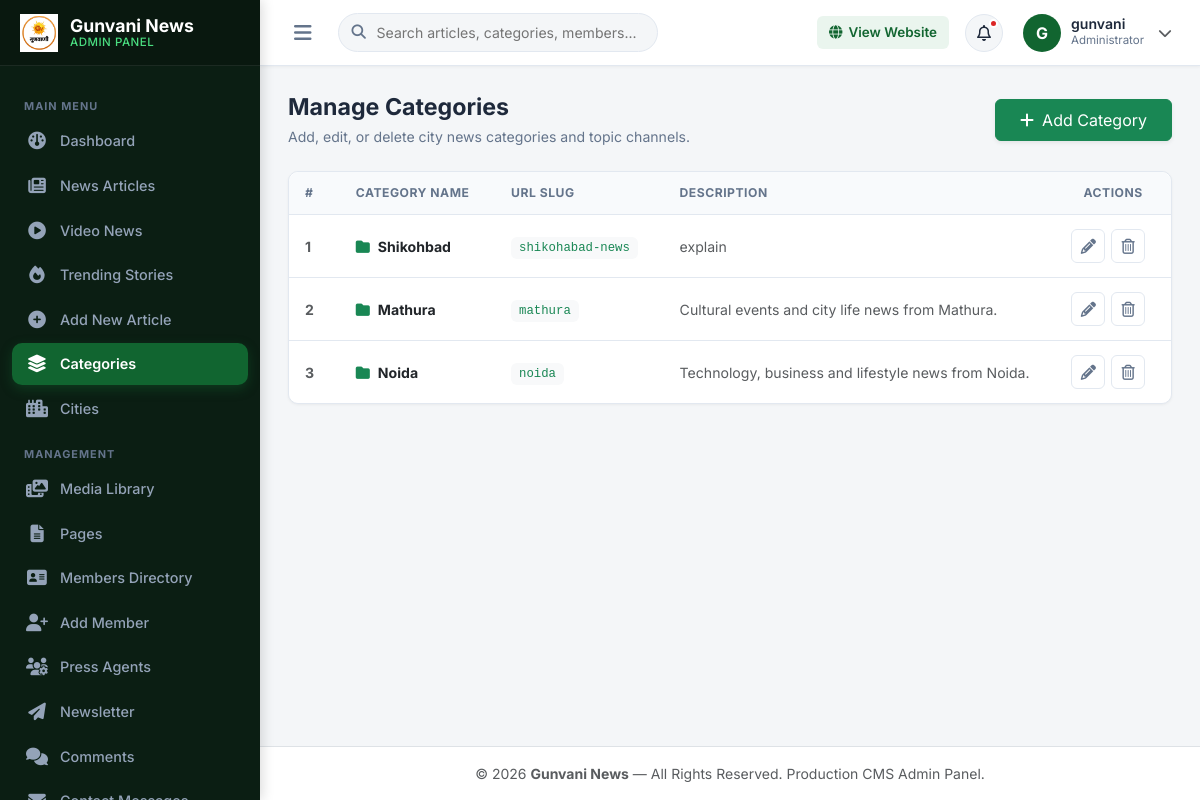
The app's page /admin/categories.php (signed in) with its own data.
### tables this page shows
CREATE TABLE `categories` (
  `id` int(11) NOT NULL,
  `name` varchar(255) NOT NULL,
  `slug` varchar(255) NOT NULL,
  `description` text DEFAULT NULL,
  `created_at` timestamp NULL DEFAULT current_timestamp()
);

### admin/categories.php (the view, shortened to what this page needs)
<?php
require_once 'db.php';
$categories = $pdo->query('SELECT * FROM categories ORDER BY id DESC')->fetchAll(PDO::FETCH_ASSOC);
require_once 'admin_header.php';
?>
<div class="page-header">
    <div class="page-title-box">
        <h1>Manage Categories</h1>
        <p>Add, edit, or delete city news categories and topic channels.</p>
    </div>
    <div>
        <a href="add_category.php" class="btn btn-success px-4 py-2 font-weight-bold shadow-sm">
            <i class="fa-solid fa-plus me-2"></i>Add Category
        </a>
    </div>
</div>
<div class="admin-card">
    <div class="admin-card-body p-0">
        <div class="admin-table-wrap">
            <div class="table-responsive"><table class="admin-table">
                <thead>
                    <tr>
                        <th style="width:60px;">#</th>
                        <th>Category Name</th>
                        <th>URL Slug</th>
                        <th>Description</th>
                        <th style="width:120px;" class="text-center">Actions</th>
                    </tr>
                </thead>
                <tbody>
                    <?php if (count($categories) === 0): ?>
                        <tr><td colspan="5" class="text-center text-muted py-5">No categories found.</td></tr>
                    <?php else: ?>
                        <?php foreach ($categories as $index => $cat): ?>
                        <tr>
                            <td class="fw-bold text-muted"><?= $index + 1 ?></td>
                            <td>
                                <div class="fw-bold text-dark"><i class="fa-solid fa-folder me-2 text-success"></i><?= htmlspecialchars($cat['name']) ?></div>
                            </td>
                            <td>
                                <code class="bg-light px-2 py-1 rounded text-success"><?= htmlspecialchars($cat['slug']) ?></code>
                            </td>
                            <td class="text-muted small">
                                <?= htmlspecialchars($cat['description'] ?: 'No description provided.') ?>
                            </td>
                            <td>
                                <div class="action-btn-group justify-content-center">
                                    <a href="edit_category.php?id=<?= $cat['id'] ?>" class="btn-icon-action btn-edit" title="Edit Category" aria-label="Edit Category">
                                        <i class="fa-solid fa-pencil"></i>
                                    </a>
                                    <a href="categories.php?delete=<?= $cat['id'] ?>" class="btn-icon-action btn-delete" title="Delete Category" aria-label="Delete Category" onclick="return confirmDeleteModal(this.href)">
                                        <i class="fa-regular fa-trash-can"></i>
                                    </a>
                                </div>
                            </td>
                        </tr>
                        <?php endforeach; ?>
                    <?php endif; ?>
                </tbody>
            </table></div>
        </div>
    </div>
</div>
<?php require_once 'admin_footer.php'; ?>

### admin/admin_style.css (style rules this page uses)
:root { --admin-primary: #116530; --admin-primary-dark: #093b21; --admin-primary-light: #eaf5ee; --admin-accent: #d97706; --admin-accent-light: #fef3c7; --admin-danger: #dc2626; --admin-danger-light: #fee2e2; --admin-success: #16a34a; --admin-success-light: #dcfce7; --admin-info: #0284c7; --admin-info-light: #e0f2fe; --admin-bg: #f4f6f8; --admin-card-bg: #ffffff; --admin-border: #e2e8f0; --admin-text-main: #1e293b; --admin-text-muted: #64748b; --sidebar-width: 260px; --sidebar-collapsed-width: 78px; --topbar-height: 66px; --radius-sm: 6px; --radius-md: 10px; --radius-lg: 16px; --shadow-sm: 0 1px 3px rgba(0,0,0,0.05); --shadow-md: 0 4px 12px rgba(0,0,0,0.06); --shadow-lg: 0 10px 25px rgba(0,0,0,0.08); }
body.admin-body { font-family: 'Inter', sans-serif; background-color: var(--admin-bg); color: var(--admin-text-main); margin: 0; padding: 0; min-height: 100vh; display: flex; overflow-x: hidden; }
.page-header { display: flex; flex-wrap: wrap; align-items: center; justify-content: space-between; gap: 16px; margin-bottom: 24px; }
.page-title-box h1 { font-size: 1.45rem; font-weight: 700; color: var(--admin-text-main); margin: 0 0 4px 0; }
.page-title-box p { font-size: 0.88rem; color: var(--admin-text-muted); margin: 0; }
.admin-card { background: var(--admin-card-bg); border-radius: var(--radius-md); border: 1px solid var(--admin-border); box-shadow: var(--shadow-sm); margin-bottom: 24px; overflow: hidden; }
.admin-card-body { padding: 20px; }
.action-btn-group { display: inline-flex; align-items: center; gap: 6px; }
.btn-icon-action { width: 34px; height: 34px; padding: 0; border-radius: var(--radius-sm); display: inline-flex; align-items: center; justify-content: center; font-size: 0.95rem; border: 1px solid var(--admin-border); background: #ffffff; color: var(--admin-text-muted); cursor: pointer; transition: all 0.15s ease; text-decoration: none; }
.admin-table-wrap { overflow-x: auto; border-radius: var(--radius-md); }
.admin-table { width: 100%; border-collapse: separate; border-spacing: 0; margin: 0; }
.admin-table th { background-color: #f8fafc; color: var(--admin-text-muted); font-size: 0.76rem; font-weight: 700; text-transform: uppercase; letter-spacing: 0.5px; padding: 12px 16px; border-bottom: 1px solid var(--admin-border); white-space: nowrap; }
.admin-table td { padding: 14px 16px; font-size: 0.88rem; border-bottom: 1px solid var(--admin-border); vertical-align: middle; color: var(--admin-text-main); background-color: #ffffff; }
.admin-table tr:last-child td { border-bottom: none; }
@media (min-width: 768px) { .admin-table td, .admin-table th { white-space: nowrap !important; width: 1% !important; } }

### records on screen
categories: name "Shikohbad", slug "shikohabad-news", description "explain"
categories: name "Mathura", slug "mathura", description "Cultural events and city life news from Mathura."
categories: name "Noida", slug "noida", description "Technology, business and lifestyle news from Noida."

### other values on screen
substr($adminUser, 0, 1) "G"
$adminUser "gunvani"
